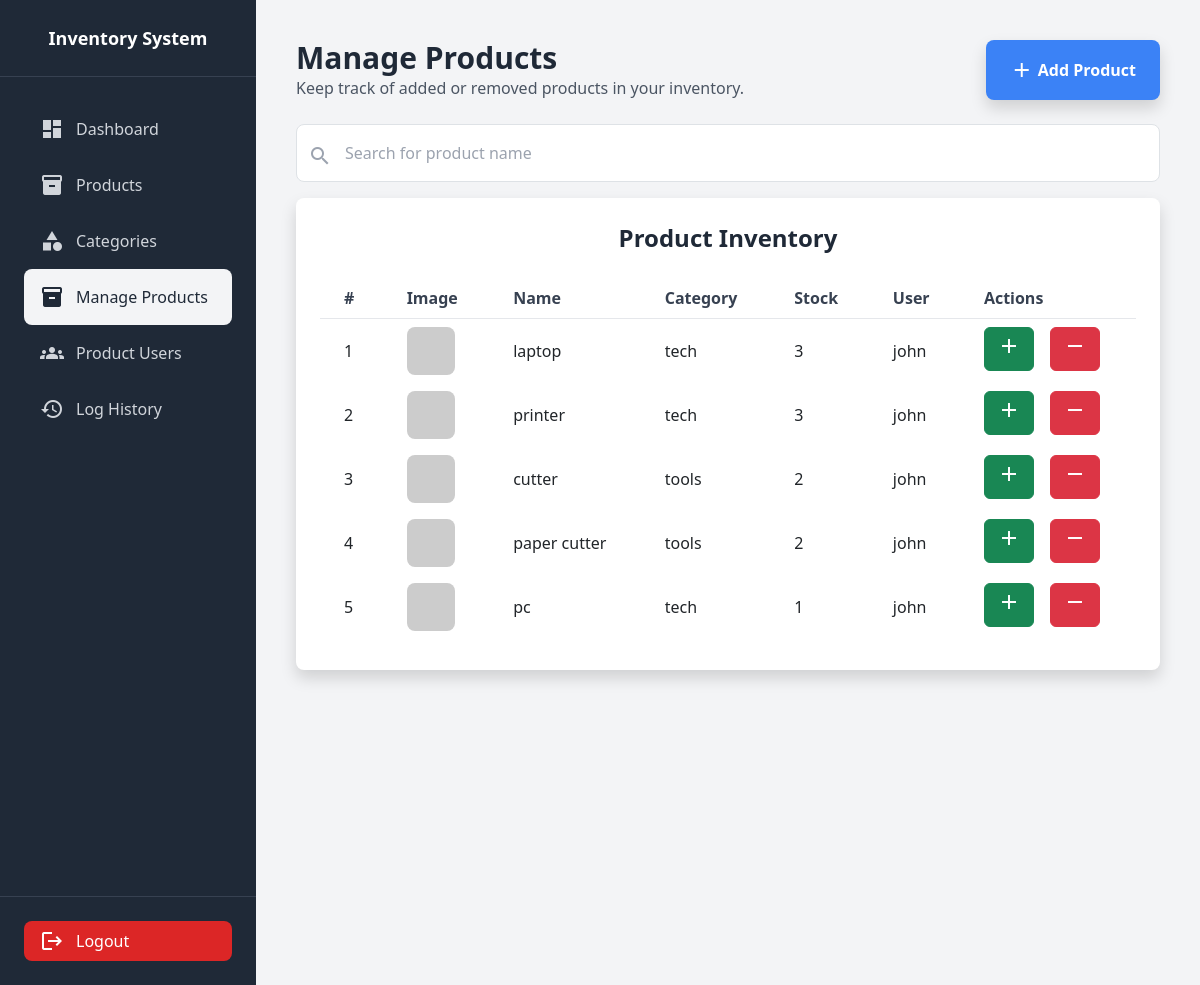
Before: /manage/ (signed in) with the older database file.
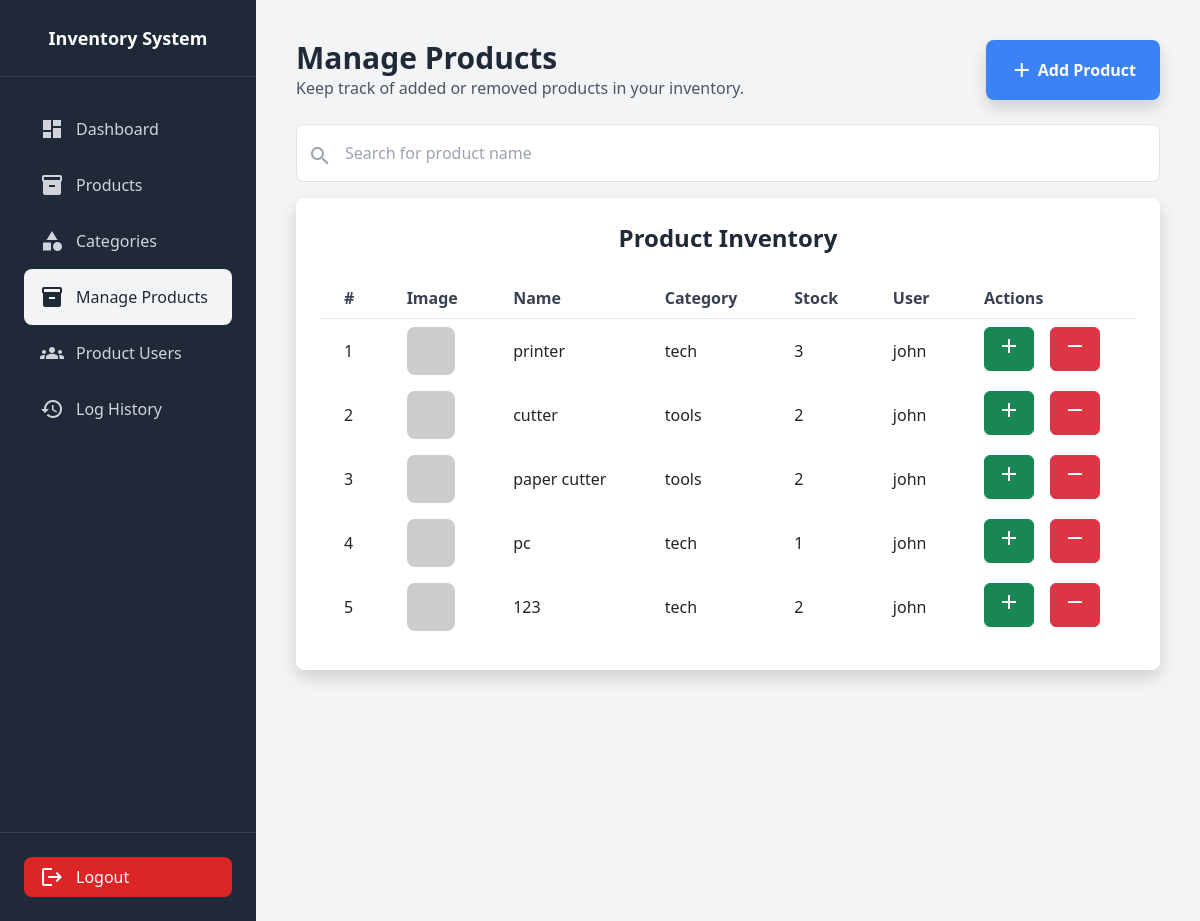
After: the same page with the newer database file.
### inventoryApp/models.py (models this page shows, shortened)
class Product(models.Model):
    name = models.CharField(max_length=200)
    user = models.ForeignKey(ProductUser, related_name='products', on_delete=models.SET_NULL, null=True, blank=True)  # Optional user
    category = models.ForeignKey(Category, on_delete=models.CASCADE)
    stock = models.PositiveIntegerField()
    created_at = models.DateTimeField(auto_now_add=True)
    updated_at = models.DateTimeField(auto_now=True)

class Category(models.Model):
    name = models.CharField(max_length=100)
    description = models.TextField(null=True, blank=True)
    created_at = models.DateTimeField(auto_now_add=True)
    def __str__(self):
        return self.name

class ProductUser(models.Model):
    name = models.CharField(max_length=255)
    phone = models.BigIntegerField(blank=True, null=True)
    email = models.EmailField(blank=True, null=True)  # Optional
    profile_pic = models.ImageField(upload_to='profile_pics/', blank=True, null=True, default='profile_pics/default.jpg')
    def __str__(self):
        return self.name

### inventoryApp/views.py (the view)
# urls.py: path('manage/', views.manage, name='manage'),
@login_required
def manage(request):
	users = ProductUser.objects.all()
	products = Product.objects.all()
	categories = Category.objects.all()
	return render(request, 'manage.html', {'users':users, 'products':products, 'categories':categories})

### inventoryApp/templates/manage.html (shortened to what this page needs)
{% extends 'sidebar.html' %}
    {% block content %}
    <div class="flex-1 p-6 md:p-10">
        <div class="w-full flex justify-between">
            <header class="mb-6">
                <h1 class="text-3xl font-bold text-gray-800">Manage Products</h1>
                <p class="text-gray-600">Keep track of added or removed products in your inventory.</p>
            </header>
            <div class="flex justify-end mb-4">
                <button class="px-6 py-2 flex items-center bg-blue-500 text-white font-semibold rounded-lg shadow hover:bg-blue-600 transition duration-300" data-bs-toggle="modal" data-bs-target="#addProductModal">
                    <span class="material-icons mr-1">add</span>
                    Add Product
                </button>
            </div>
        </div>
        <div class="relative mb-3">
            <input
                type="text"
                id="searchInput"
                class="search_input w-full py-3 rounded-lg border border-gray-300 focus:outline-none focus:ring-2 focus:ring-blue-500"
                style="padding-left: 3rem;"
                placeholder="Search for product name"
            >
            <span class="material-icons absolute left-3 top-5 text-gray-400">search</span>
        </div>
        <div class="bg-white rounded-lg shadow p-6">
            <h2 class="text-2xl font-bold text-gray-800 mb-4 text-center">Product Inventory</h2>
            <div class="overflow-y-auto max-h-[23rem]">
                <table class="w-full text-left table-auto">
                    <thead class="sticky top-0 bg-white">
                        <tr class="text-gray-700 border-b">
                            <th class="px-4 py-2">#</th>
                            <th class="px-4 py-2">Image</th>
                            <th class="px-4 py-2">Name</th>
                            <th class="px-4 py-2">Category</th>
                            <th class="px-4 py-2">Stock</th>
                            <th class="px-4 py-2">User</th>
                            <th class="px-4 py-2">Actions</th>
                        </tr>
                    </thead>
                    <tbody>
                        {% for product in products %}
                            <tr class="hover:bg-gray-100">
                                <td class="px-4 py-2">{{ forloop.counter }}</td>
                                <td class="px-4 py-2">
                                    <img src="https://via.placeholder.com/50" alt="Product Image" class="rounded-lg w-12 h-12">
                                </td>
                                <td class="px-4 py-2">{{ product.name }}</td>
                                <td class="px-4 py-2">{{ product.category }}</td>
                                <td class="px-4 py-2">{{ product.stock }}</td>
                                <td class="px-4 py-2">{{ product.user }}</td>
                                <td class="px-4 py-2 flex space-x-4">
                                    <button class="btn btn-success" data-bs-toggle="modal" data-bs-target="#addStockModal{{ product.id }}">
                                        <span class="material-icons">add</span>
                                    </button>
                                    <button class="btn btn-danger" data-bs-toggle="modal" data-bs-target="#removeStockModal{{ product.id }}">
                                        <span class="material-icons">remove</span>
                                    </button>
                                </td>
                            </tr>
                        {% endfor %}
                    </tbody>
                </table>
            </div>
        </div>
    </div>
    {% endblock %}

Changed rows visible on the page:
removed Product: name "laptop", category "tech", stock "3", user "john"
now on this page (row unchanged): Product: name "123", category "tech", stock "2", user "john"
